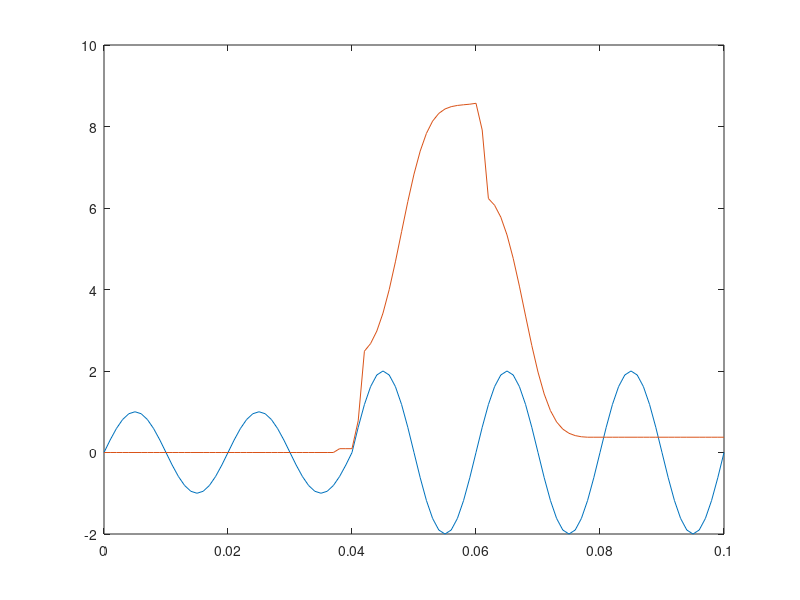

The MATLAB source for this figure:
%clear;clc;
t=0:0.001:0.1;
y(1:40)=sin(2*pi*50*t(1:40));
y(41:101)=2*sin(2*pi*50*t(41:101));
N=20;
for p=1:length(t)	
	DI(p)=0;
	if p>=2*N-1
		for q=0:N-1
			DI(p)=DI(p)+(y(-q+p-3)-3*y(-q+p-2)+3*y(-q+p-1)-y(-q+p)+mean(y(-q+p-N+1:-q+p)))^2;
		end			
	end
end
plot(t,y,t,10*DI);